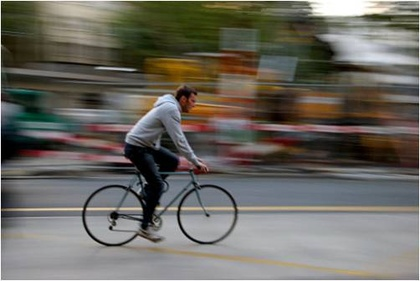
%> input picture MotionBlur/1.jpg, 420 x 281 px, shrunk from 502 x 336 before the run
$ octave tset.m   (GNU Octave 9; MATLAB toolbox functions it lacks are replaced by stand-ins)
%> lines starting %> are read from the running program, lines starting %| are printed output that depends on the picture
### MotionBlur/MotionBlur.m
function [D]=MotionBlur(I)
%% Load image, convert to gray scale and show
%tic;

%I=imread('20.jpg');
figure(1);
imshow(I);
title('Original Image')

% [6 lines of commented-out code are left out]
    gs=rgb2gray(I);
% else
%     gs=I;
% end;

gs=im2double(gs);
figure(2);
imshow(gs);
title('Gray Scale Image');

%% Check if image is blurred (any kind of blur)

%% Create edge map

E1=edge(gs, 'sobel', 0.05); % trashold to test
E2=edge(gs, 'canny',0.07); % trashold to test
E=E1&E2;
figure(3);
imshow(E);
title('Edge Map');

%% Find direction matrix
[Ex,Ey]=size(E);
xParts=6;
yParts=6;
D=zeros(xParts,yParts);
partSizeX=floor(Ex/xParts);
partSizeY=floor(Ey/yParts);
xRange=partSizeX;
yRange=partSizeY;

for x=1:xParts;
    for y=1:yParts;
        if x-1*partSizeX+partSizeX>Ex;
            xRange=Ex-x-1*partSizeX;
        end;
        if y-1*partSizeY+partSizeY>Ey;
            yRange=Ey-y-1*partSizeY;
        end;
       % EdgePart=Edges((x-1)*partSizeX+1:(x-1)*partSizeX+xRange,(y-1)*partSizeY+1:(y-1)*partSizeY+yRange);
        %if isBlur(EdgePart)<5
            D(x,y)=...
                direction(E((x-1)*partSizeX+1:(x-1)*partSizeX+xRange,(y-1)*partSizeY+1:(y-1)*partSizeY+yRange));
        %else
         %   D(x,y)=-1;
        %end;
    end;
end;

% [4 lines of commented-out code are left out]

%% Show Results

figure(4);
imshow(gs);
axis on;
hold on;
[rows, cols]=size(gs);
nrows=rows/xParts;
ncols=cols/yParts;
y=1:cols;
z=1:rows;
o=ones(1,cols);
o2=ones(rows,1);
hold on;
for k=1:xParts
    plot(y,k*nrows*o,'-g');
    plot(k*ncols*o2,z,'-g');
end
hold on;

centerX=zeros(xParts*yParts);
centerY=zeros(xParts*yParts);
qx=zeros(xParts*yParts);
qy=zeros(xParts*yParts);
g=1;
for i=1:xParts
    for j=1:yParts
        if D(i,j)~=-1
            centerX(g)= floor(i*rows/xParts-rows/(xParts*2));
            centerY(g)= floor(j*cols/xParts-cols/(xParts*2));
            qx(g)=cos(degtorad(180-D(i,j)));
            qy(g)=sin(degtorad(180-D(i,j)));
        end
            g=g+1;
    end;
end;
quiver(centerY,centerX,qx,qy,0.01*partSizeX);
hold on;

%toc

end

### MotionBlur/tset.m
clear all;
close all;
% I = imread('image/motion0030.jpg');
I = imread('1.jpg');
%> I is the input picture: size 281x420x3 uint8; mean R, G, B 106.7, 103.6, 96.2
M = MotionBlur(I);
%> in MotionBlur, `gs=rgb2gray(I);`:
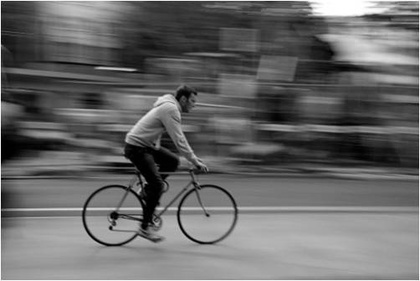
%> gs: size 281x420 uint8; min 0, max 255, mean 103.7
%> in MotionBlur, `E1=edge(gs, 'sobel', 0.05);`:
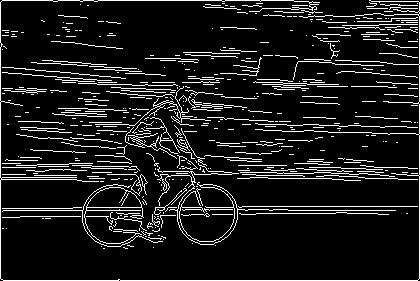
%> E1: size 281x420 logical; 10.7% white in thin lines or dots
%> in MotionBlur, `E2=edge(gs, 'canny',0.07);`:
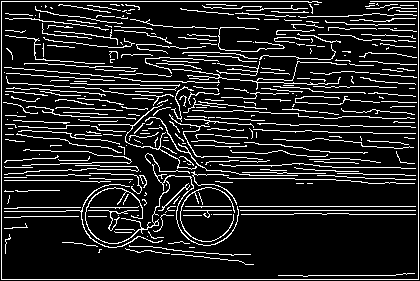
%> E2: size 281x420 logical; 14% white in thin lines or dots
%> in MotionBlur, `E=E1&E2;`:
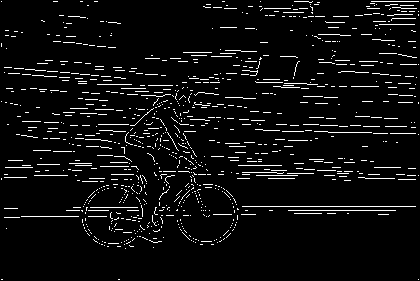
%> E: size 281x420 logical; 5.4% white in thin lines or dots
%> after the loop in MotionBlur, `for x=1:xParts;`: D = [172 170 -1 179 179 179; 175 178 174 179 0 174; 177 0 -1 176 178 178; 178 178 -1 179 179 177; 0 179 -1 179 179 179; -1 -1 -1 -1 -1 -1]
%> after the loop in MotionBlur, `for k=1:xParts`:
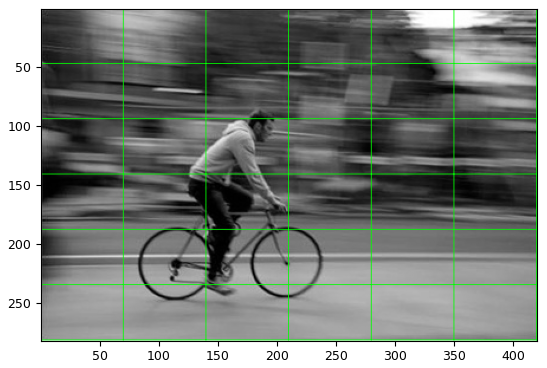
%> figure redrawn from the program's plot data
%> the run ends on the next line

$ run again, with MotionBlur/10.jpg copied over MotionBlur/1.jpg
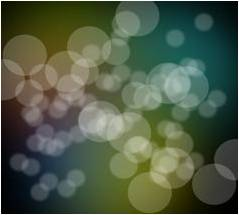
%> input picture MotionBlur/10.jpg, 239 x 215 px
%> I is the input picture: size 215x239x3 uint8; mean R, G, B 79.7, 92.1, 71
%> in MotionBlur, `E1=edge(gs, 'sobel', 0.05);`:
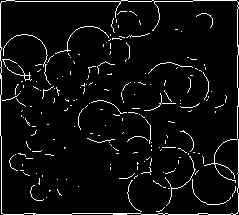
%> E1: size 215x239 logical; 5.2% white in thin lines or dots
%> E2: size 215x239 logical; 10% white in thin lines or dots
%> E: size 215x239 logical; 3.8% white in thin lines or dots
%> after the loop in MotionBlur, `for x=1:xParts;`: D = [179 179 179 179 179 -1; -1 -1 -1 -1 -1 -1; 90 -1 -1 -1 -1 -1; -1 -1 -1 -1 143 -1; 89 164 -1 85 -1 -1; 89 -1 -1 -1 -1 -1]
%> after the loop in MotionBlur, `for k=1:xParts`:
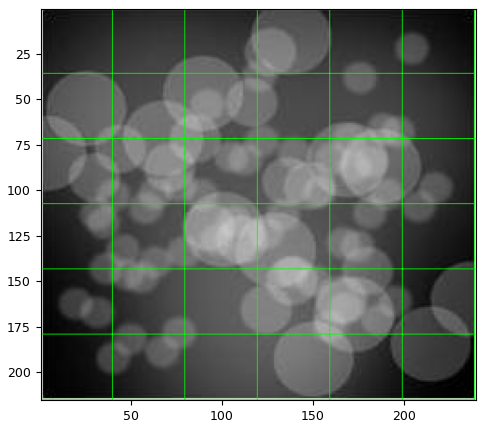
%> figure redrawn from the program's plot data

$ run again, with MotionBlur/15.jpg copied over MotionBlur/1.jpg
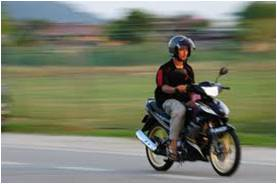
%> input picture MotionBlur/15.jpg, 277 x 184 px
%> I is the input picture: size 184x277x3 uint8; mean R, G, B 120, 124.3, 105.5
%> in MotionBlur, `E1=edge(gs, 'sobel', 0.05);`:
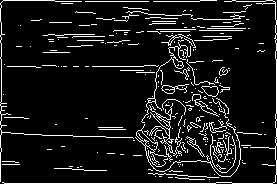
%> E1: size 184x277 logical; 9.4% white in thin lines or dots
%> E2: size 184x277 logical; 12.7% white in thin lines or dots
%> E: size 184x277 logical; 4.8% white in thin lines or dots
%> after the loop in MotionBlur, `for x=1:xParts;`: D = [89 179 179 179 179 -1; 89 179 179 -1 179 90; -1 177 179 -1 -1 -1; 89 -1 -1 -1 -1 -1; 176 178 177 -1 -1 176; 179 175 175 -1 179 -1]
%> after the loop in MotionBlur, `for k=1:xParts`:
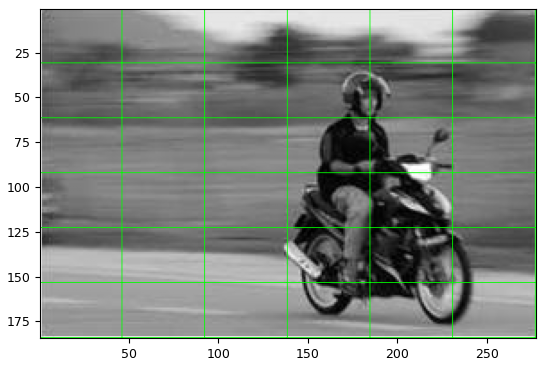
%> figure redrawn from the program's plot data

$ run again, with MotionBlur/21.jpg copied over MotionBlur/1.jpg
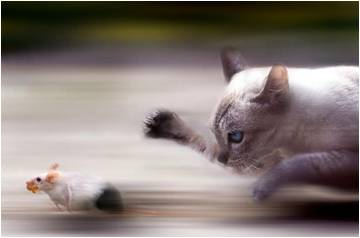
%> input picture MotionBlur/21.jpg, 360 x 238 px
%> I is the input picture: size 238x360x3 uint8; mean R, G, B 133.6, 122.7, 118
%> in MotionBlur, `E1=edge(gs, 'sobel', 0.05);`:
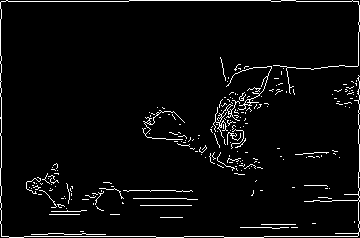
%> E1: size 238x360 logical; 4% white in thin lines or dots
%> E2: size 238x360 logical; 7.7% white in thin lines or dots
%> E: size 238x360 logical; 2.3% white in thin lines or dots
%> after the loop in MotionBlur, `for x=1:xParts;`: D = [179 179 179 -1 179 179; 91 -1 -1 102 2 -1; 89 -1 -1 -1 -1 89; 89 -1 176 -1 -1 -1; 89 -1 179 -1 -1 91; 89 1 179 179 179 -1]
%> after the loop in MotionBlur, `for k=1:xParts`:
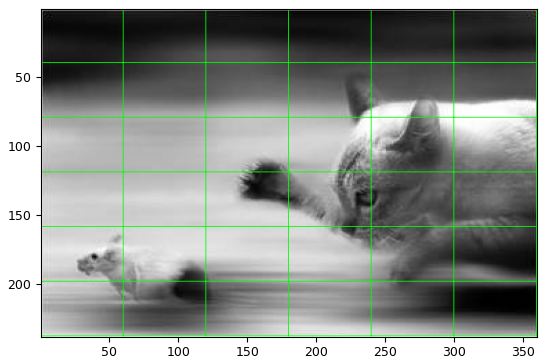
%> figure redrawn from the program's plot data
